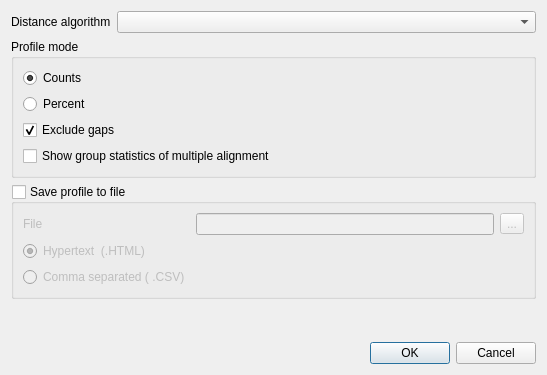
<?xml version="1.0" encoding="UTF-8"?>
<ui version="4.0">
 <class>DistanceMatrixMSAProfileDialog</class>
 <widget class="QDialog" name="DistanceMatrixMSAProfileDialog">
  <property name="geometry">
   <rect>
    <x>0</x>
    <y>0</y>
    <width>547</width>
    <height>375</height>
   </rect>
  </property>
  <property name="windowTitle">
   <string>Generate Distance Matrix</string>
  </property>
  <layout class="QVBoxLayout" name="verticalLayout_2">
   <item>
    <layout class="QHBoxLayout" name="horizontalLayout_2" stretch="0,1">
     <item>
      <widget class="QLabel" name="algoLabel">
       <property name="text">
        <string>Distance algorithm</string>
       </property>
      </widget>
     </item>
     <item>
      <widget class="QComboBox" name="algoCombo"/>
     </item>
    </layout>
   </item>
   <item>
    <widget class="QGroupBox" name="groupBox_2">
     <property name="title">
      <string>Profile mode</string>
     </property>
     <layout class="QGridLayout" name="gridLayout_2">
      <item row="0" column="0">
       <widget class="QRadioButton" name="countsRB">
        <property name="text">
         <string>Counts</string>
        </property>
        <property name="checked">
         <bool>true</bool>
        </property>
       </widget>
      </item>
      <item row="1" column="0">
       <widget class="QRadioButton" name="percentsRB">
        <property name="text">
         <string>Percent</string>
        </property>
       </widget>
      </item>
      <item row="2" column="0">
       <widget class="QCheckBox" name="checkBox">
        <property name="text">
         <string>Exclude gaps</string>
        </property>
        <property name="checked">
         <bool>true</bool>
        </property>
       </widget>
      </item>
      <item row="3" column="0">
       <widget class="QCheckBox" name="groupStatisticsCheck">
        <property name="text">
         <string>Show group statistics of multiple alignment</string>
        </property>
       </widget>
      </item>
     </layout>
    </widget>
   </item>
   <item>
    <widget class="QGroupBox" name="saveBox">
     <property name="title">
      <string>Save profile to file</string>
     </property>
     <property name="checkable">
      <bool>true</bool>
     </property>
     <property name="checked">
      <bool>false</bool>
     </property>
     <layout class="QGridLayout" name="gridLayout">
      <item row="0" column="0">
       <widget class="QLabel" name="label">
        <property name="text">
         <string>File</string>
        </property>
       </widget>
      </item>
      <item row="0" column="1">
       <widget class="QLineEdit" name="fileEdit"/>
      </item>
      <item row="0" column="2">
       <widget class="QToolButton" name="fileButton">
        <property name="text">
         <string>...</string>
        </property>
       </widget>
      </item>
      <item row="2" column="0" colspan="2">
       <widget class="QRadioButton" name="htmlRB">
        <property name="text">
         <string>Hypertext  (.HTML)</string>
        </property>
        <property name="checked">
         <bool>true</bool>
        </property>
       </widget>
      </item>
      <item row="3" column="0">
       <widget class="QRadioButton" name="csvRB">
        <property name="text">
         <string>Comma separated ( .CSV)</string>
        </property>
        <property name="checked">
         <bool>false</bool>
        </property>
       </widget>
      </item>
     </layout>
    </widget>
   </item>
   <item>
    <spacer name="verticalSpacer">
     <property name="orientation">
      <enum>Qt::Vertical</enum>
     </property>
     <property name="sizeHint" stdset="0">
      <size>
       <width>20</width>
       <height>17</height>
      </size>
     </property>
    </spacer>
   </item>
   <item>
    <widget class="QDialogButtonBox" name="buttonBox">
     <property name="standardButtons">
      <set>QDialogButtonBox::Cancel|QDialogButtonBox::Ok</set>
     </property>
    </widget>
   </item>
  </layout>
 </widget>
 <tabstops>
  <tabstop>saveBox</tabstop>
  <tabstop>countsRB</tabstop>
  <tabstop>percentsRB</tabstop>
  <tabstop>checkBox</tabstop>
  <tabstop>groupStatisticsCheck</tabstop>
  <tabstop>fileEdit</tabstop>
  <tabstop>fileButton</tabstop>
  <tabstop>htmlRB</tabstop>
  <tabstop>csvRB</tabstop>
  <tabstop>algoCombo</tabstop>
 </tabstops>
 <resources/>
 <connections>
  <connection>
   <sender>buttonBox</sender>
   <signal>accepted()</signal>
   <receiver>DistanceMatrixMSAProfileDialog</receiver>
   <slot>accept()</slot>
   <hints>
    <hint type="sourcelabel">
     <x>273</x>
     <y>365</y>
    </hint>
    <hint type="destinationlabel">
     <x>273</x>
     <y>192</y>
    </hint>
   </hints>
  </connection>
  <connection>
   <sender>buttonBox</sender>
   <signal>rejected()</signal>
   <receiver>DistanceMatrixMSAProfileDialog</receiver>
   <slot>reject()</slot>
   <hints>
    <hint type="sourcelabel">
     <x>273</x>
     <y>365</y>
    </hint>
    <hint type="destinationlabel">
     <x>273</x>
     <y>192</y>
    </hint>
   </hints>
  </connection>
 </connections>
</ui>
